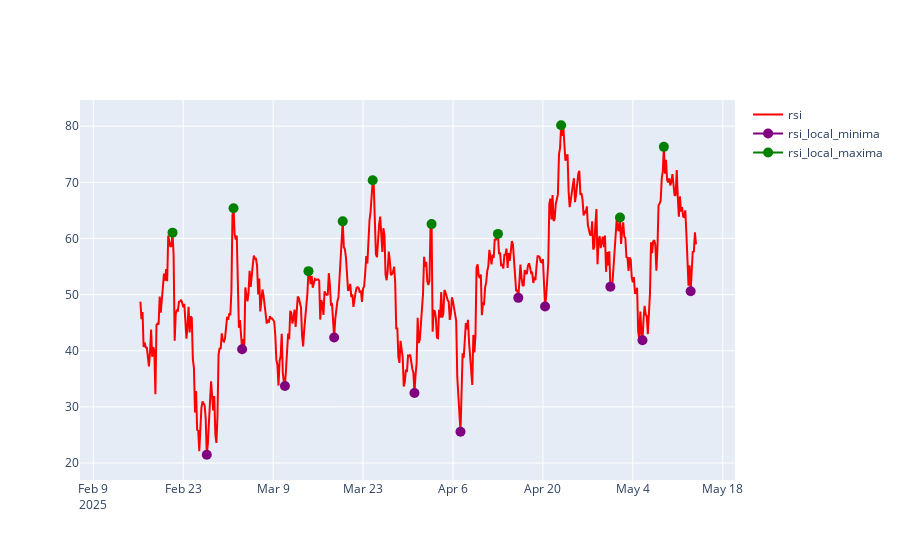

Notebook code cell kept with this figure:
### Code cell
fig2 = go.Figure(data=[])

fig2 = add_chart_to_figure(
    fig2,
    go.Scatter(
        x=aa.index,
        y=aa["rsi"],
        mode="lines",
        name="rsi",
        marker={"color": "red"},
    ),
)

fig2 = add_chart_to_figure(
    fig2,
    go.Scatter(
        x=aa.index,
        y=aa["rsi_local_minima"],
        mode="lines+markers",
        name="rsi_local_minima",
        marker={"color": "purple", "size": 10},
    ),
)

fig2 = add_chart_to_figure(
    fig2,
    go.Scatter(
        x=aa.index,
        y=aa["rsi_local_maxima"],
        mode="lines+markers",
        name="rsi_local_maxima",
        marker={"color": "green", "size": 10},
    ),
)

fig2.show()

### Figure 1 — Plotly figure (JSON) as saved in the notebook; plotly's stock layout.template omitted (floating-point values rounded to 4 significant figures; data arrays with more than 128 entries replaced by an {"elided": "..."} marker saying what was removed)
{"data": [{"marker": {"color": "red"}, "mode": "lines", "name": "rsi", "type": "scatter", "x": {"elided": "540 str values"}, "y": {"elided": "540 float values"}}, {"marker": {"color": "purple", "size": 10}, "mode": "lines+markers", "name": "rsi_local_minima", "type": "scatter", "x": {"elided": "540 str values"}, "y": {"elided": "540 float values"}}, {"marker": {"color": "green", "size": 10}, "mode": "lines+markers", "name": "rsi_local_maxima", "type": "scatter", "x": {"elided": "540 str values"}, "y": {"elided": "540 float values"}}], "layout": {}}
